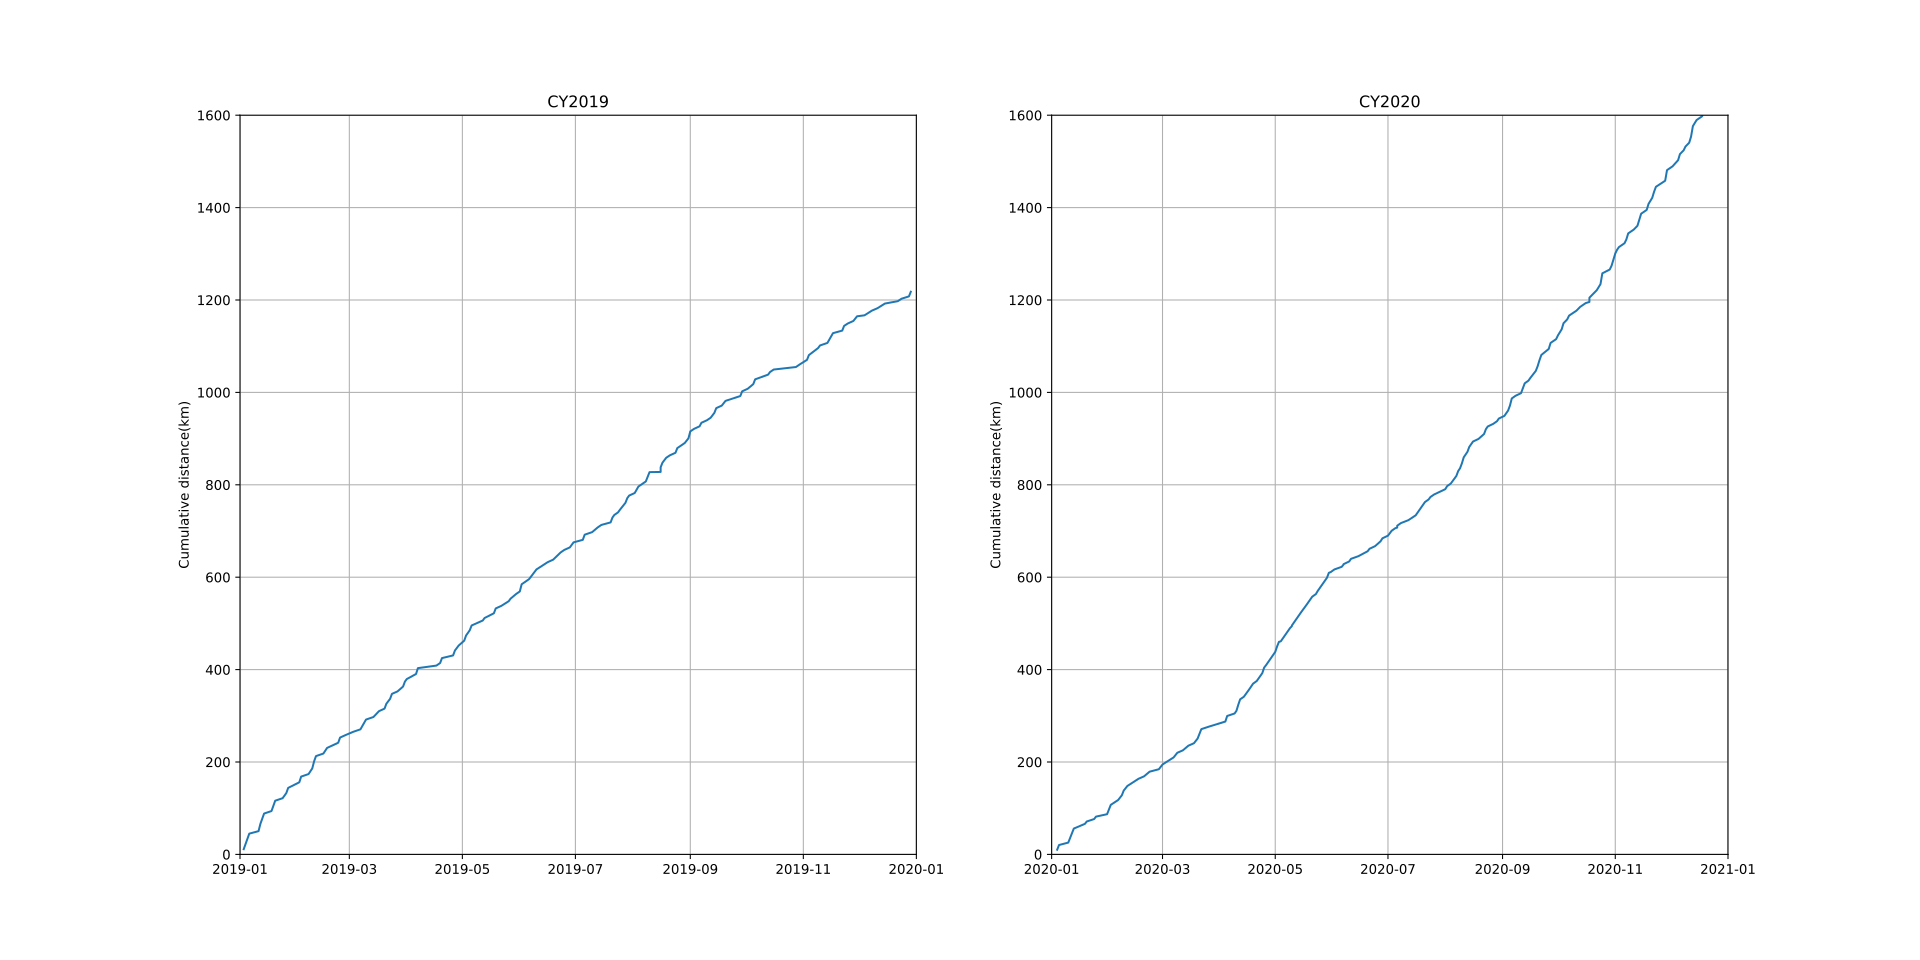

The Python source for this figure:
# cum_distance.py ; draw graph of cumulative distance of each year
import pandas as pd
import matplotlib.pyplot as plt
import datetime

data = pd.read_csv('..\\data\\total_data.csv')
data[data.columns[1]] = pd.to_datetime(data[data.columns[1]]) # convert to datetime64[ns]
data = data.sort_values(data.columns[1])

data_2018 = data[ data[data.columns[1]] < '2019-01-01' ]
data_2019 = data[ data[data.columns[1]] < '2020-01-01' ]
data_2019 = data_2019[ data_2019[data_2019.columns[1]] >= '2019-01-01' ]
data_2020 = data[ data[data.columns[1]] < '2021-01-01' ]
data_2020 = data_2020[ data_2020[data_2020.columns[1]] >= '2020-01-01' ]

# plots
# x_2018 = data_2018[data_2018.columns[1]]
# y_2018 = data_2018[data_2018.columns[6]].cumsum()
# plt.plot(x_2018, y_2018)

x_2019 = data_2019[data_2019.columns[1]]
y_2019 = data_2019[data_2019.columns[6]].cumsum()
x_2020 = data_2020[data_2020.columns[1]]
y_2020 = data_2020[data_2020.columns[6]].cumsum()

ymin = 0
ymax = 1600

figure, (Left, Right) = plt.subplots(ncols=2, figsize=(20, 10))
Left.plot(x_2019, y_2019)
Left.set_title("CY2019")
Left.set_ylabel("Cumulative distance(km)")
Left.set_xlim(datetime.datetime(2019, 1, 1), datetime.datetime(2020, 1, 1))
Left.set_ylim(ymin, ymax)
Left.grid(True)

Right.plot(x_2020, y_2020)
Right.set_title("CY2020")
Right.set_ylabel("Cumulative distance(km)")
Right.set_xlim(datetime.datetime(2020, 1, 1), datetime.datetime(2021, 1, 1))
Right.set_ylim(ymin, ymax)
Right.grid(True)

# figure.show()
figure.savefig("cum_distance.svg")
